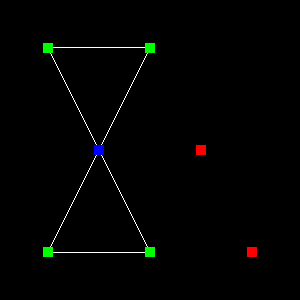

Recreate this plot in Python.
#!/usr/bin/env python
# Demonstrate vtkVertexDegree graph algorithm with glyph visualization.

import vtkmodules.vtkInteractionStyle  # noqa: F401
import vtkmodules.vtkRenderingFreeType  # noqa: F401
import vtkmodules.vtkRenderingOpenGL2  # noqa: F401

from vtkmodules.vtkCommonCore import vtkPoints
from vtkmodules.vtkCommonDataModel import vtkMutableUndirectedGraph
from vtkmodules.vtkFiltersCore import vtkGlyph3D
from vtkmodules.vtkFiltersSources import vtkGlyphSource2D, vtkGraphToPolyData
from vtkmodules.vtkInfovisCore import vtkVertexDegree
from vtkmodules.vtkRenderingCore import (
    vtkActor,
    vtkPolyDataMapper,
    vtkRenderWindow,
    vtkRenderWindowInteractor,
    vtkRenderer,
)

# Build undirected graph with positioned vertices.
graph = vtkMutableUndirectedGraph()

points = vtkPoints()
graph.AddVertex()
points.InsertNextPoint(0, 1, 0)
graph.AddVertex()
points.InsertNextPoint(0.5, 1, 0)
graph.AddVertex()
points.InsertNextPoint(0.25, 0.5, 0)
graph.AddVertex()
points.InsertNextPoint(0, 0, 0)
graph.AddVertex()
points.InsertNextPoint(0.5, 0, 0)
graph.AddVertex()
points.InsertNextPoint(1, 0, 0)
graph.AddVertex()
points.InsertNextPoint(0.75, 0.5, 0)
graph.SetPoints(points)

graph.AddEdge(0, 1)
graph.AddEdge(0, 2)
graph.AddEdge(1, 2)
graph.AddEdge(2, 3)
graph.AddEdge(2, 4)
graph.AddEdge(3, 4)

# Vertex degree algorithm.
degree = vtkVertexDegree()
degree.SetInputData(graph)

# Convert graph to polydata for rendering.
graph_to_poly = vtkGraphToPolyData()
graph_to_poly.SetInputConnection(degree.GetOutputPort())

# Vertex glyphs.
glyph_source = vtkGlyphSource2D()
glyph_source.SetGlyphTypeToVertex()

vertex_glyph = vtkGlyph3D()
vertex_glyph.SetInputConnection(0, graph_to_poly.GetOutputPort())
vertex_glyph.SetInputConnection(1, glyph_source.GetOutputPort())

vertex_mapper = vtkPolyDataMapper()
vertex_mapper.SetInputConnection(vertex_glyph.GetOutputPort())
vertex_mapper.SetScalarModeToUsePointFieldData()
vertex_mapper.SelectColorArray("VertexDegree")
vertex_mapper.SetScalarRange(0, 4)

vertex_actor = vtkActor()
vertex_actor.SetMapper(vertex_mapper)
vertex_actor.GetProperty().SetPointSize(10.0)
vertex_actor.SetPosition(0, 0, 0.001)

# Edge lines.
edge_mapper = vtkPolyDataMapper()
edge_mapper.SetInputConnection(graph_to_poly.GetOutputPort())
edge_mapper.SetScalarModeToUseCellFieldData()

edge_actor = vtkActor()
edge_actor.SetMapper(edge_mapper)
edge_actor.SetPosition(0, 0, 0)

# Rendering pipeline.
renderer = vtkRenderer()
renderer.AddActor(vertex_actor)
renderer.AddActor(edge_actor)

render_window = vtkRenderWindow()
render_window.AddRenderer(renderer)
render_window.SetWindowName("graph algorithms")

# Scene
renderer.ResetCamera()

interactor = vtkRenderWindowInteractor()
interactor.SetRenderWindow(render_window)

interactor.Initialize()
interactor.Start()
